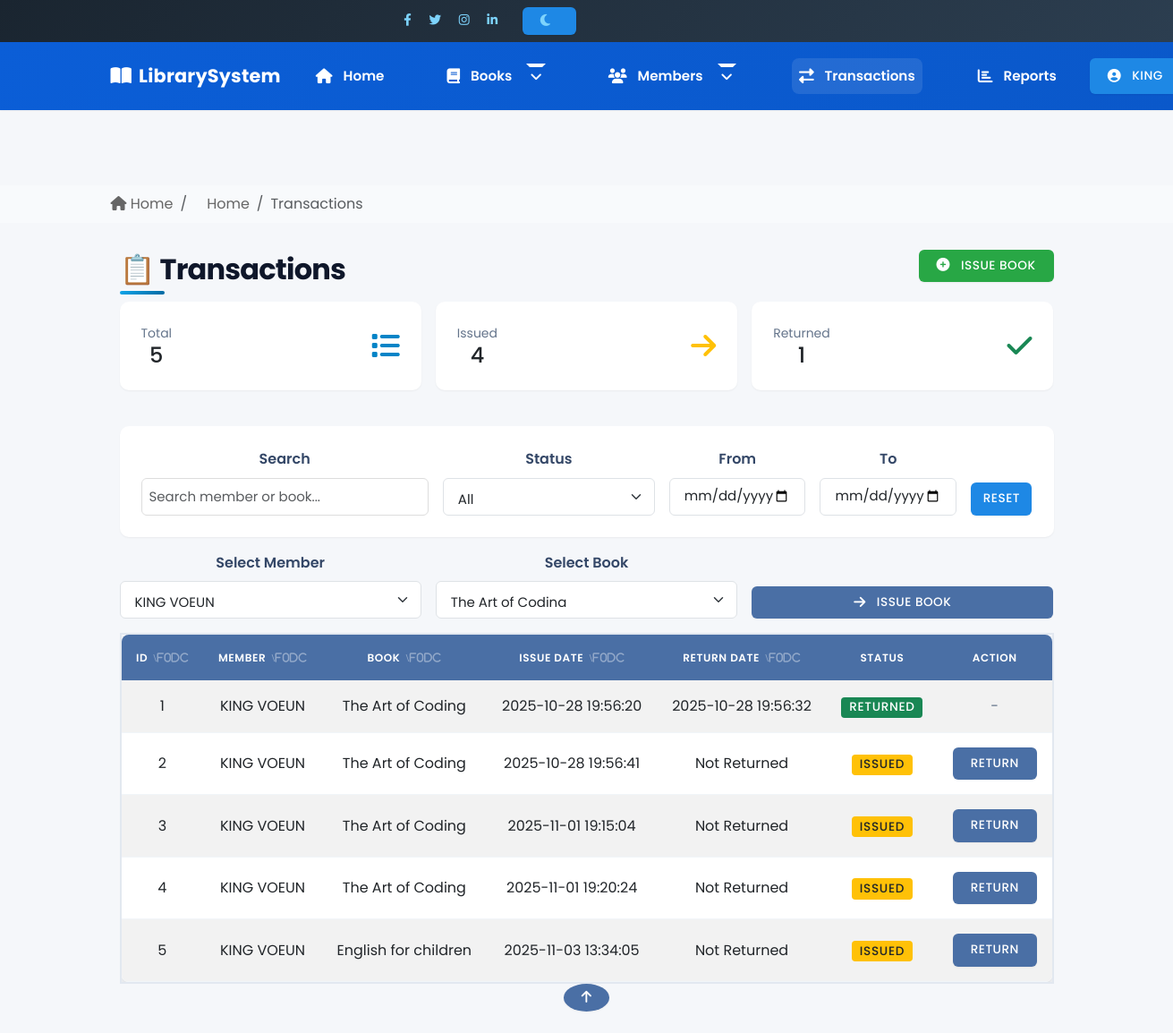
Page /transactions/ (signed in) on the committed database.
### tables this page shows
CREATE TABLE members (
                id INTEGER PRIMARY KEY AUTOINCREMENT,
                full_name TEXT NOT NULL,
                email TEXT,
                phone TEXT,
                address TEXT,
                created_at TEXT
            , first_name TEXT, last_name TEXT, date_of_birth TEXT, gender TEXT, city TEXT, state TEXT, postal_code TEXT, member_type TEXT, membership_date TEXT, institution TEXT, emergency_contact_name TEXT, emergency_contact_phone TEXT, notes TEXT, terms_agreed INTEGER);

CREATE TABLE transactions (
                id INTEGER PRIMARY KEY AUTOINCREMENT,
                member_id INTEGER NOT NULL,
                book_id INTEGER NOT NULL,
                issue_date TEXT,
                return_date TEXT,
                FOREIGN KEY (member_id) REFERENCES members(id),
                FOREIGN KEY (book_id) REFERENCES books(id)
            );

CREATE TABLE books (
                id INTEGER PRIMARY KEY AUTOINCREMENT,
                title TEXT NOT NULL,
                author TEXT NOT NULL,
                publisher TEXT,
                year_published TEXT,
                category TEXT,
                total_copies INTEGER,
                available_copies INTEGER
            );

### routes/transaction_routes.py (the view)
@transaction_bp.route('/')
def view_transactions():
    transactions = TransactionModel.get_all()
    total = len(transactions)
    issued = sum(1 for t in transactions if not t['return_date'])
    returned = total - issued
    members = MemberModel.get_all()
    books = BookModel.get_all()
    return render_template(
        'transactions.html',
        transactions=transactions,
        members=members,
        books=books,
        stats={"total": total, "issued": issued, "returned": returned}
    )

### models/book_model.py (called while the page is built)
    @staticmethod
    def connect():
        conn = sqlite3.connect('library.db')
        conn.row_factory = sqlite3.Row
        return conn

    @staticmethod
    def get_all():
        conn = BookModel.connect()
        cur = conn.cursor()
        cur.execute('SELECT * FROM books')
        books = cur.fetchall()
        conn.close()
        return books

### models/member_model.py (called while the page is built)
    @staticmethod
    def connect():
        conn = sqlite3.connect('library.db')
        conn.row_factory = sqlite3.Row  # Allows dict-like access
        return conn

    @staticmethod
    def get_all():
        conn = MemberModel.connect()
        cur = conn.cursor()
        cur.execute('SELECT * FROM members')
        data = cur.fetchall()
        conn.close()
        return data

### models/transaction_model.py (called while the page is built)
    @staticmethod
    def connect():
        conn = sqlite3.connect('library.db')
        conn.row_factory = sqlite3.Row
        return conn

    @staticmethod
    def get_all():
        conn = TransactionModel.connect()
        cur = conn.cursor()
        cur.execute('''
            SELECT t.id, m.full_name AS member_name, b.title AS book_title,
                   t.issue_date, t.return_date
            FROM transactions t
            JOIN members m ON t.member_id = m.id
            JOIN books b ON t.book_id = b.id
        ''')
        data = cur.fetchall()
        conn.close()
        return data

### templates/transactions.html (shortened to what this page needs)
{% extends 'base.html' %}
{% block breadcrumb %}
  <li class="breadcrumb-item"><a href="/" class="text-decoration-none">Home</a></li>
  <li class="breadcrumb-item active" aria-current="page">Transactions</li>
{% endblock %}
{% block content %}
<div class="container mt-2" id="tx-page">
  <div class="d-flex flex-wrap align-items-center justify-content-between gap-2 mb-3">
    <h2 class="mb-0">📋 Transactions</h2>
    <a href="{{ url_for('transaction_bp.issue_book') }}" class="btn btn-success">
      <i class="fas fa-plus-circle me-1"></i> Issue Book
    </a>
  </div>
  {% if stats %}
  <div class="row g-3 mb-3">
    <div class="col-md-4">
      <div class="card stat-card border-0 shadow-sm">
        <div class="card-body d-flex align-items-center justify-content-between">
          <div>
            <div class="text-muted small">Total</div>
            <div class="h4 mb-0">{{ stats.total }}</div>
          </div>
          <i class="fas fa-list fa-2x text-primary"></i>
        </div>
      </div>
    </div>
    <div class="col-md-4">
      <div class="card stat-card border-0 shadow-sm">
        <div class="card-body d-flex align-items-center justify-content-between">
          <div>
            <div class="text-muted small">Issued</div>
            <div class="h4 mb-0">{{ stats.issued }}</div>
          </div>
          <i class="fas fa-arrow-right fa-2x text-warning"></i>
        </div>
      </div>
    </div>
    <div class="col-md-4">
      <div class="card stat-card border-0 shadow-sm">
        <div class="card-body d-flex align-items-center justify-content-between">
          <div>
            <div class="text-muted small">Returned</div>
            <div class="h4 mb-0">{{ stats.returned }}</div>
          </div>
          <i class="fas fa-check fa-2x text-success"></i>
        </div>
      </div>
    </div>
  </div>
  {% endif %}
  <div class="card border-0 shadow-sm mb-3">
    <div class="card-body">
      <div class="row g-3 align-items-end">
        <div class="col-md-4">
          <label class="form-label">Search</label>
          <input type="text" id="tx-search" class="form-control" placeholder="Search member or book...">
        </div>
        <div class="col-md-3">
          <label class="form-label">Status</label>
          <select id="tx-status" class="form-select">
            <option value="all" selected>All</option>
          </select>
        </div>
        <div class="col-md-2">
          <label class="form-label">From</label>
          <input type="date" id="tx-from" class="form-control">
        </div>
        <div class="col-md-2">
          <label class="form-label">To</label>
          <input type="date" id="tx-to" class="form-control">
        </div>
        <div class="col-md-1 d-grid">
          <button class="btn btn-outline-secondary" id="tx-reset">Reset</button>
        </div>
      </div>
    </div>
  </div>
  {% if members and books %}
  <form action="{{ url_for('transaction_bp.issue_book') }}" method="POST" class="mb-3">
    <div class="row g-3 align-items-end">
      <div class="col-md-4">
        <label for="member_id" class="form-label">Select Member</label>
        <select name="member_id" class="form-select" required>
          {% for m in members %}
          <option value="{{ m.id }}">{{ m.full_name }}</option>
          {% endfor %}
        </select>
      </div>
      <div class="col-md-4">
        <label for="book_id" class="form-label">Select Book</label>
        <select name="book_id" class="form-select" required>
          {% for b in books %}
          <option value="{{ b.id }}">{{ b.title }}</option>
          {% endfor %}
        </select>
      </div>
      <div class="col-md-4 d-grid">
        <button type="submit" class="btn btn-primary w-100">
          <i class="fas fa-arrow-right me-1"></i> Issue Book
        </button>
      </div>
    </div>
  </form>
  {% endif %}
  {% if transactions %}
  <div class="table-responsive">
    <table class="table table-striped table-hover align-middle" id="tx-table">
      <thead class="table-dark">
        <tr>
          <th data-sort="id" class="sortable">ID</th>
          <th data-sort="member" class="sortable">Member</th>
          <th data-sort="book" class="sortable">Book</th>
          <th data-sort="issue" class="sortable">Issue Date</th>
          <th data-sort="return" class="sortable">Return Date</th>
          <th>Status</th>
          <th>Action</th>
        </tr>
      </thead>
      <tbody>
        {% for t in transactions %}
        {% set is_returned = 1 if t.return_date else 0 %}
        <tr data-id="{{ t.id }}" data-member="{{ t.member_name|lower }}" data-book="{{ t.book_title|lower }}"
            data-issue="{{ t.issue_date }}" data-return="{{ t.return_date or '' }}"
            data-status="{{ 'returned' if is_returned else 'issued' }}">
          <td>{{ t.id }}</td>
          <td>{{ t.member_name }}</td>
          <td>{{ t.book_title }}</td>
          <td>{{ t.issue_date }}</td>
          <td>{{ t.return_date or 'Not Returned' }}</td>
          <td>
            {% if not t.return_date %}
            <span class="badge bg-warning text-dark">Issued</span>
            {% else %}
            <span class="badge bg-success">Returned</span>
            {% endif %}
          </td>
          <td>
            {% if not t.return_date %}
            <a href="{{ url_for('transaction_bp.return_book', transaction_id=t.id) }}" class="btn btn-primary btn-sm">Return</a>
            {% else %}
            <span class="text-muted">-</span>
            {% endif %}
          </td>
        </tr>
        {% endfor %}
      </tbody>
    </table>
  </div>
  {% else %}
  <p class="text-center text-muted">No transactions yet.</p>
  {% endif %}
</div>
{% endblock %}

### templates/base.html (shortened to what this page needs)
<!DOCTYPE html>
<html lang="en" data-bs-theme="light">
<head>
  <link href="https://cdn.jsdelivr.net/npm/bootstrap@5.3.0/dist/css/bootstrap.min.css" rel="stylesheet">
  <link rel="stylesheet" href="https://cdnjs.cloudflare.com/ajax/libs/font-awesome/6.4.0/css/all.min.css">
  <link rel="stylesheet" href="{{ url_for('static', filename='css/style.css') }}">
  <link rel="stylesheet" href="{{ url_for('static', filename='css/modern-style.css') }}">
  <link href="https://unpkg.com/aos@2.3.1/dist/aos.css" rel="stylesheet">
</head>
<body class="d-flex flex-column min-vh-100">
  <div class="top-bar bg-dark text-light py-2 d-none d-md-block">
    <div class="container">
      <div class="row">
        <div class="col-md-6 text-end">
          <div class="d-inline-block me-3">
            <a href="#" class="text-light me-2"><i class="fab fa-facebook-f"></i></a>
            <a href="#" class="text-light me-2"><i class="fab fa-twitter"></i></a>
            <a href="#" class="text-light me-2"><i class="fab fa-instagram"></i></a>
            <a href="#" class="text-light"><i class="fab fa-linkedin-in"></i></a>
          </div>
          <div class="d-inline-block">
            <button class="btn btn-sm btn-outline-light" id="themeToggle">
            </button>
          </div>
        </div>
      </div>
    </div>
  </div>
  <nav class="navbar navbar-expand-lg navbar-modern sticky-top shadow-sm">
    <div class="container">
      <a class="navbar-brand d-flex align-items-center" href="/">
        <i class="fas fa-book-open me-2"></i>
        <span class="fw-bold">Library</span>System
      </a>
      <div class="collapse navbar-collapse" id="navbarNav">
        <ul class="navbar-nav me-auto">
          <li class="nav-item">
            <a class="nav-link {% if request.path == '/' %}active{% endif %}" href="/">
              <i class="fas fa-home me-1"></i> Home
            </a>
          </li>
          <li class="nav-item dropdown">
            <a class="nav-link dropdown-toggle {% if '/books' in request.path %}active{% endif %}" href="#"
              id="booksDropdown" role="button" data-bs-toggle="dropdown">
              <i class="fas fa-book me-1"></i> Books
            </a>
          </li>
          <li class="nav-item dropdown">
            <a class="nav-link dropdown-toggle {% if '/members' in request.path %}active{% endif %}" href="#"
              id="membersDropdown" role="button" data-bs-toggle="dropdown">
              <i class="fas fa-users me-1"></i> Members
            </a>
          </li>
          <li class="nav-item">
            <a class="nav-link {% if '/transactions' in request.path %}active{% endif %}" href="/transactions">
              <i class="fas fa-exchange-alt me-1"></i> Transactions
            </a>
          </li>
          <li class="nav-item">
            <a class="nav-link" href="/reports">
              <i class="fas fa-chart-bar me-1"></i> Reports
            </a>
          </li>
        </ul>
        <div class="dropdown">
          <a class="btn btn-outline-light dropdown-toggle" href="#" role="button" id="userDropdown"
            data-bs-toggle="dropdown">
            <i class="fas fa-user-circle me-1"></i>
            {% if 'user_name' in session %}
            {{ session['user_name'].split(' ')[0] }}
            {% else %}
            Guest
            {% endif %}
          </a>
        </div>
      </div>
    </div>
  </nav>
  <main class="flex-grow-1 py-4">
    <nav aria-label="breadcrumb" class="bg-light py-2 mb-4">
      <div class="container">
        <ol class="breadcrumb mb-0">
          <li class="breadcrumb-item"><a href="/" class="text-decoration-none"><i class="fas fa-home"></i> Home</a></li>
          {% block breadcrumb %}{% endblock %}
        </ol>
      </div>
    </nav>
    <div class="{% block container_class %}container{% endblock %}">
      {% block content %}{% endblock %}
    </div>
    <button type="button" class="btn btn-primary btn-floating btn-lg rounded-circle" id="btn-back-to-top">
      <i class="fas fa-arrow-up"></i>
    </button>
  </main>
</body>
</html>

### static/css/style.css (style rules this page uses)
body { font-family: 'Segoe UI', Arial, sans-serif; background-color: #f5f7fa; margin: 0; padding: 0; color: #333; }
nav ul { list-style: none; margin: 10px 0 0; padding: 0; }
nav ul li { display: inline-block; margin: 0 15px; }
nav ul li a { text-decoration: none; color: white; font-weight: bold; transition: 0.3s; }
main { text-align: center; margin-top: 60px; }
.btn { display: inline-block; padding: 12px 25px; background-color: #1e88e5; color: white; text-decoration: none; border-radius: 6px; font-weight: bold; transition: 0.3s; }
:root { --accent: #2b6df6; --muted: #666 }
* { box-sizing: border-box }
body { font-family: Inter, Arial, sans-serif; line-height: 1.4; margin: 0; background: #f6f8fb; color: #111 }
.container { max-width: 980px; margin: 28px auto; padding: 0 16px }
nav a { margin-left: 14px; text-decoration: none; color: var(--muted) }
h2 { margin-top: 8px }
form label { display: block; margin-bottom: 8px }
input[type=text], input[type=number] { width: 100%; padding: 8px; border: 1px solid #ddd; border-radius: 6px }
button { background: var(--accent); color: white; padding: 8px 12px; border: none; border-radius: 8px; cursor: pointer }
h2 { color: #333; }
.table { border-radius: 10px; overflow: hidden; background-color: #fff; box-shadow: 0 0 8px rgba(0, 0, 0, 0.05); }
.table th, .table td { vertical-align: middle; }
.navbar { box-shadow: 0 3px 6px rgba(0, 0, 0, 0.1); }
body { background-color: #f8f9fa; font-family: "Poppins", sans-serif; }
h2 { font-weight: 600; }
.btn { border-radius: 8px; }
.navbar-brand { font-weight: bold; font-size: 1.3rem; }
.container { max-width: 1000px; }

### templates/base.html (style rules this page uses)
:root { --primary-color: #4a6fa5; --secondary-color: #6c757d; --success-color: #28a745; --danger-color: #dc3545; --warning-color: #ffc107; --info-color: #17a2b8; --light-color: #f8f9fa; --dark-color: #343a40; --body-bg: #f5f7fa; --card-shadow: 0 4px 6px rgba(0, 0, 0, 0.1); --transition: all 0.3s ease; }
body { font-family: 'Poppins', sans-serif; background-color: var(--body-bg); color: #333; line-height: 1.6; }

### templates/transactions.html (style rules this page uses)
#tx-page .stat-card { background: #fff; }
#tx-page .sortable { cursor: pointer; }
#tx-page .sortable:after { content: '\\f0dc'; font-family: 'Font Awesome 6 Free'; font-weight: 900; margin-left: .4rem; opacity: .4; }
#tx-page .badge { font-size: .85rem; }
#tx-page .form-label { font-weight: 600; color: #344767; }

### rows in the picture
members: user_name "KING"
transactions: id "1", member_name "KING VOEUN", book_title "The Art of Coding", issue_date "2025-10-28 19:56:20", return_date "2025-10-28 19:56:32", shows "RETURNED"
transactions: id "2", member_name "KING VOEUN", book_title "The Art of Coding", issue_date "2025-10-28 19:56:41", return_date "Not Returned", shows "ISSUED"
transactions: id "3", member_name "KING VOEUN", book_title "The Art of Coding", issue_date "2025-11-01 19:15:04", return_date "Not Returned", shows "ISSUED"
transactions: id "4", member_name "KING VOEUN", book_title "The Art of Coding", issue_date "2025-11-01 19:20:24", return_date "Not Returned", shows "ISSUED"
transactions: id "5", member_name "KING VOEUN", book_title "English for children", issue_date "2025-11-03 13:34:05", return_date "Not Returned", shows "ISSUED"

### other values in the picture
{{ stats.total }} "5"
{{ stats.issued }} "4"
{{ stats.returned }} "1"
form field member_id "KING VOEUN"
form field book_id "The Art of Coding"
